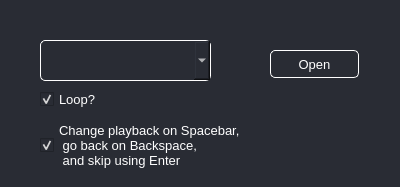
<?xml version="1.0" encoding="UTF-8"?>
<ui version="4.0">
 <class>Form</class>
 <widget class="QWidget" name="Form">
  <property name="geometry">
   <rect>
    <x>0</x>
    <y>0</y>
    <width>400</width>
    <height>187</height>
   </rect>
  </property>
  <property name="windowTitle">
   <string>Form</string>
  </property>
  <property name="styleSheet">
   <string notr="true">QWidget{
background-color:#292C34;
color:white;
}</string>
  </property>
  <widget class="QComboBox" name="dropDown">
   <property name="geometry">
    <rect>
     <x>40</x>
     <y>40</y>
     <width>171</width>
     <height>41</height>
    </rect>
   </property>
   <property name="font">
    <font>
     <pointsize>12</pointsize>
    </font>
   </property>
   <property name="styleSheet">
    <string notr="true">QComboBox{
border: 1px solid white;
border-radius: 5px;
background-color: #292C34;
color: white;
padding: 5px;
}</string>
   </property>
  </widget>
  <widget class="QPushButton" name="openButton">
   <property name="geometry">
    <rect>
     <x>270</x>
     <y>50</y>
     <width>89</width>
     <height>28</height>
    </rect>
   </property>
   <property name="font">
    <font>
     <pointsize>10</pointsize>
    </font>
   </property>
   <property name="styleSheet">
    <string notr="true">QPushButton{
border: 1px solid white;
border-radius: 5px;
background-color: #292C34;
color: white;
}</string>
   </property>
   <property name="text">
    <string>Open</string>
   </property>
  </widget>
  <widget class="QCheckBox" name="loopCheckBox">
   <property name="geometry">
    <rect>
     <x>40</x>
     <y>90</y>
     <width>64</width>
     <height>18</height>
    </rect>
   </property>
   <property name="font">
    <font>
     <pointsize>10</pointsize>
    </font>
   </property>
   <property name="text">
    <string>Loop?</string>
   </property>
   <property name="checked">
    <bool>true</bool>
   </property>
   <property name="tristate">
    <bool>false</bool>
   </property>
  </widget>
  <widget class="QCheckBox" name="spacebarCheckBox">
   <property name="geometry">
    <rect>
     <x>40</x>
     <y>120</y>
     <width>331</width>
     <height>51</height>
    </rect>
   </property>
   <property name="font">
    <font>
     <pointsize>10</pointsize>
     <kerning>true</kerning>
    </font>
   </property>
   <property name="layoutDirection">
    <enum>Qt::LeftToRight</enum>
   </property>
   <property name="styleSheet">
    <string notr="true"/>
   </property>
   <property name="text">
    <string>Change playback on Spacebar,
 go back on Backspace,
 and skip using Enter</string>
   </property>
   <property name="checked">
    <bool>true</bool>
   </property>
   <property name="autoRepeat">
    <bool>false</bool>
   </property>
   <property name="tristate">
    <bool>false</bool>
   </property>
  </widget>
 </widget>
 <resources/>
 <connections/>
</ui>
